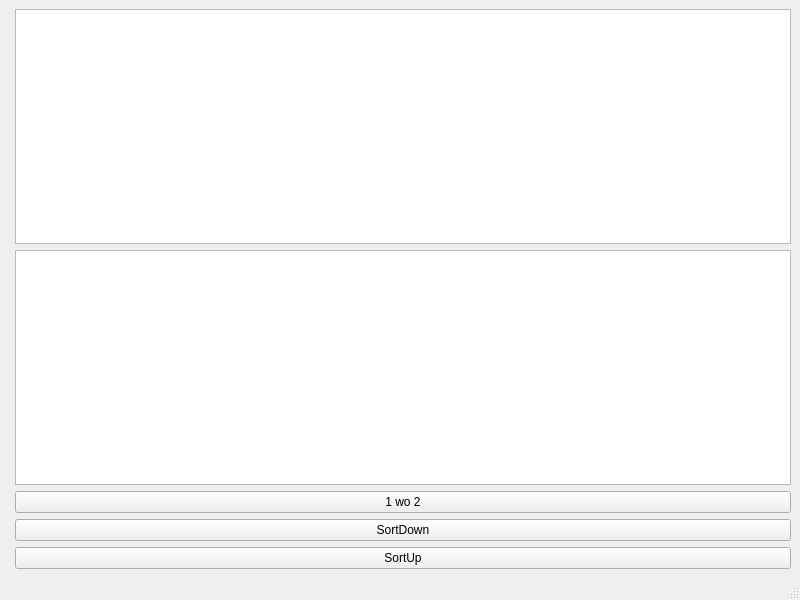
<?xml version="1.0" encoding="UTF-8"?>
<ui version="4.0">
 <class>MainWindow</class>
 <widget class="QMainWindow" name="MainWindow">
  <property name="geometry">
   <rect>
    <x>0</x>
    <y>0</y>
    <width>800</width>
    <height>600</height>
   </rect>
  </property>
  <property name="windowTitle">
   <string>MainWindow</string>
  </property>
  <widget class="QWidget" name="centralwidget">
   <layout class="QGridLayout" name="gridLayout">
    <item row="0" column="0">
     <layout class="QFormLayout" name="formLayout">
      <item row="8" column="1">
       <widget class="QPushButton" name="pushButton">
        <property name="text">
         <string>SortUp</string>
        </property>
       </widget>
      </item>
      <item row="7" column="1">
       <widget class="QPushButton" name="pushButton_2">
        <property name="text">
         <string>SortDown</string>
        </property>
       </widget>
      </item>
      <item row="6" column="1">
       <widget class="QPushButton" name="pushButton_3">
        <property name="text">
         <string>1 wo 2</string>
        </property>
       </widget>
      </item>
      <item row="5" column="1">
       <widget class="QTableWidget" name="tableWidget_2"/>
      </item>
      <item row="3" column="1">
       <widget class="QTableWidget" name="tableWidget"/>
      </item>
     </layout>
    </item>
   </layout>
  </widget>
  <widget class="QMenuBar" name="menubar">
   <property name="geometry">
    <rect>
     <x>0</x>
     <y>0</y>
     <width>800</width>
     <height>21</height>
    </rect>
   </property>
  </widget>
  <widget class="QStatusBar" name="statusbar"/>
 </widget>
 <resources/>
 <connections/>
</ui>
